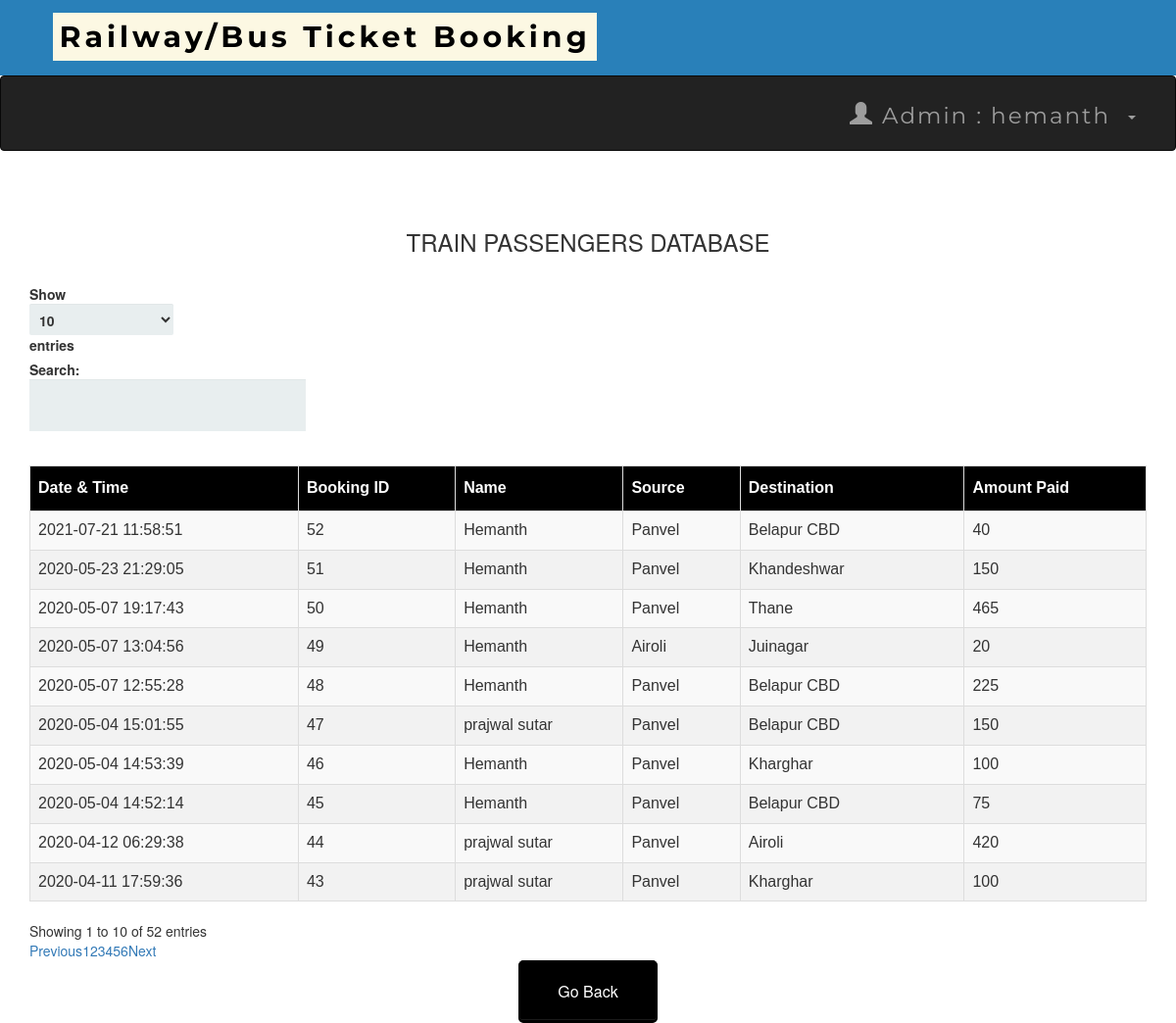
/admintraindb.php (signed in), run on the app's committed database.
### tables this page shows
CREATE TABLE `transactions` (
  `T_No.` int(10) NOT NULL,
  `email` varchar(50) NOT NULL,
  `source` varchar(50) NOT NULL,
  `dest` varchar(50) NOT NULL,
  `Name` varchar(50) NOT NULL,
  `Class` varchar(25) NOT NULL,
  `Type` varchar(25) NOT NULL,
  `NoOfpass` int(11) NOT NULL,
  `card_no` int(25) NOT NULL,
  `expmonth` int(2) NOT NULL,
  `expyear` int(2) NOT NULL,
  `cvv` int(3) NOT NULL,
  `pin` int(4) NOT NULL,
  `Date` datetime NOT NULL DEFAULT current_timestamp(),
  `Amt` int(10) NOT NULL,
  `Route` varchar(25) NOT NULL
);

### admintraindb.php (the view, shortened to what this page needs)
<?php
include 'connect.php' ;
include 'adminheader.php';
?>
 <!DOCTYPE html>
 <html>
 <link rel='stylesheet' href='index.css'>
      <head>
           <link rel="stylesheet" href="https://maxcdn.bootstrapcdn.com/bootstrap/3.3.6/css/bootstrap.min.css" />
           <link rel="stylesheet" href="https://cdn.datatables.net/1.10.12/css/dataTables.bootstrap.min.css" />
      </head>
      <body>
           <br /><br />
           <div class="container">
                <h3 align="center">TRAIN PASSENGERS DATABASE</h3>
                <br />
                <div class="table-responsive">
                     <table id="data" class="table table-striped table-bordered">
                          <thead>
                               <tr>
                                    <th> Date & Time</th>
                                    <th> Booking ID  </th>
                                    <th> Name </th>
                                    <th> Source </th>
                                    <th> Destination </th>
                                    <th> Amount Paid</th>
                               </tr>
                          </thead>
                          <tbody>
  <?php
   $result = mysqli_query($connect , "select * From transactions");
  while ($row = mysqli_fetch_assoc($result)):
  ?>
  <tr>
    <td><?php echo $row['Date']; ?></td>
    <td><?php echo $row['T_No.']; ?></td>
    <td><?php echo $row['Name']; ?></td>
    <td><?php echo $row['source']; ?></td>
    <td><?php echo $row['dest']; ?></td>
    <td><?php echo $row['Amt']; ?></td>
    </tr>
  <?php endwhile; ?>
</tbody>
                     </table>
                </div>
           </div>
      </body>
 </html>
<table align='center'>
<tr>
  <td><a href='admin.php'><button style="background-color: black ; border-color:black "  ><span style="color:white">Go Back </span> </button></a></td>
 </tr>

### index.css (style rules this page uses)
*, *:before, *:after { -moz-box-sizing: border-box; -webkit-box-sizing: border-box; box-sizing: border-box; }
a { text-decoration:none; }
td { text-align: center; }
button { padding: 19px 39px 18px 39px; color: #FFF; background-color: #a8db34; font-size: 18px; text-align: center; font-style: normal; border-radius: 5px; width: 100%; border: 1px solid #71db34; border-width: 1px 1px 3px; box-shadow: 0 -1px 0 rgba(255,255,255,0.1) inset; margin-bottom: 10px; }

### admintraindb.php (style rules this page uses)
table#data { font-size:16px; font-family: "Trebuchet MS", Arial, Helvetica, sans-serif; border-collapse: collapse; border-spacing: 0; width: 100%; }
#data td, #data th { border: 1px solid #ddd; text-align: left; padding: 8px; }
#data tr:nth-child(even) { background-color: #f2f2f2 }
#data th { padding-top: 11px; padding-bottom: 11px; background-color: black; color: white; }

### data on the page
transactions: Date "2020-04-11 17:59:36", value "43", Name "prajwal sutar", source "Panvel", dest "Kharghar", Amt "100"
transactions: Date "2020-04-12 06:29:38", value "44", Name "prajwal sutar", source "Panvel", dest "Airoli", Amt "420"
transactions: Date "2020-05-04 14:52:14", value "45", Name "Hemanth", source "Panvel", dest "Belapur CBD", Amt "75"
transactions: Date "2020-05-04 14:53:39", value "46", Name "Hemanth", source "Panvel", dest "Kharghar", Amt "100"
transactions: Date "2020-05-04 15:01:55", value "47", Name "prajwal sutar", source "Panvel", dest "Belapur CBD", Amt "150"
transactions: Date "2020-05-07 12:55:28", value "48", Name "Hemanth", source "Panvel", dest "Belapur CBD", Amt "225"
transactions: Date "2020-05-07 13:04:56", value "49", Name "Hemanth", source "Airoli", dest "Juinagar", Amt "20"
transactions: Date "2020-05-07 19:17:43", value "50", Name "Hemanth", source "Panvel", dest "Thane", Amt "465"
transactions: Date "2020-05-23 21:29:05", value "51", Name "Hemanth", source "Panvel", dest "Khandeshwar", Amt "150"
transactions: Date "2021-07-21 11:58:51", value "52", Name "Hemanth", source "Panvel", dest "Belapur CBD", Amt "40"

### other printed values
$_SESSION['name'] "hemanth"
